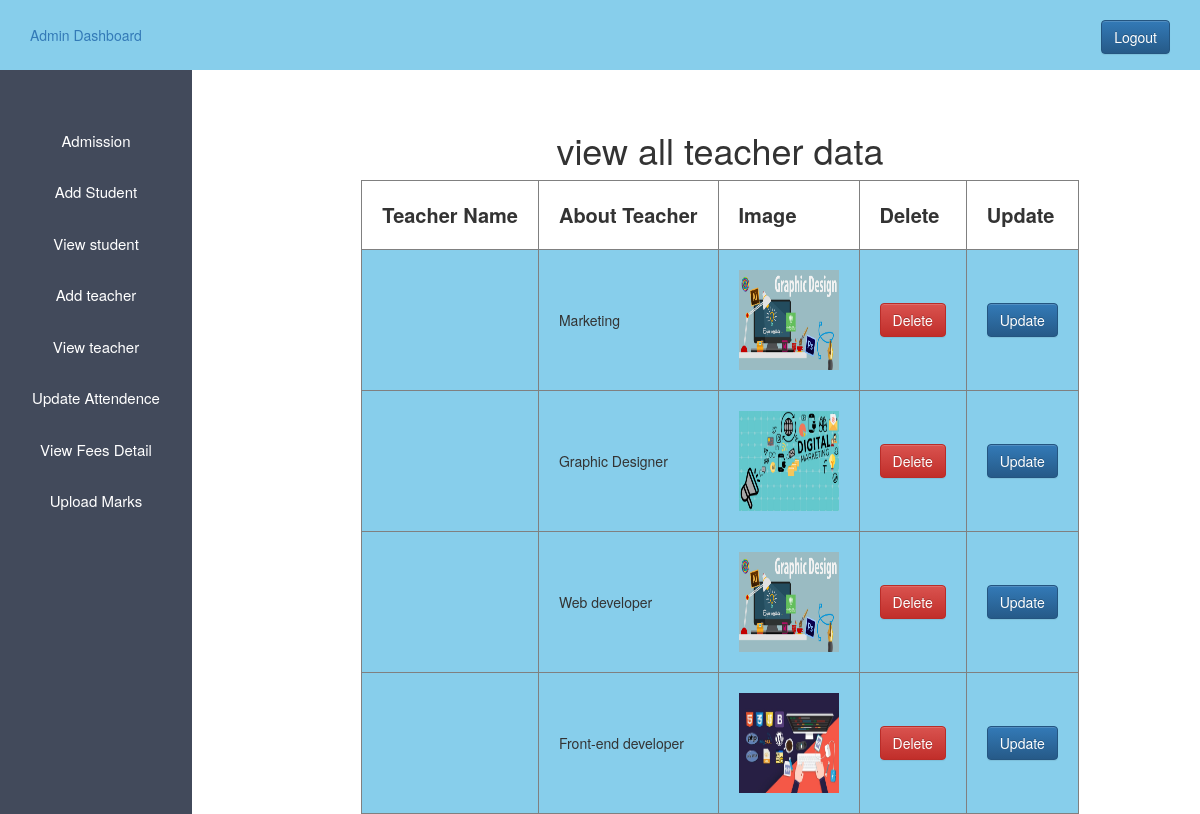
Page /admin_view_teacher.php (signed in) on the committed database.
### tables this page shows
CREATE TABLE `teacher` (
  `id` int(20) NOT NULL,
  `name` varchar(38) DEFAULT NULL,
  `description` varchar(38) DEFAULT NULL,
  `image` varchar(38) DEFAULT NULL
);

### admin_view_teacher.php (the view, shortened to what this page needs)
<?php
$host="localhost";
$user="root";
$password="";
$db="collageproject";
$data=mysqli_connect($host,$user,$password,$db);
$sql="SELECT * FROM teacher ";
$result=mysqli_query($data,$sql);
 ?>
 <!DOCTYPE html>
<html>
<head>
	    <link rel="stylesheet" type="text/css" href="admin.css">
<link rel="stylesheet" href="https://cdn.jsdelivr.net/npm/bootstrap@3.3.7/dist/css/bootstrap.min.css">
<link rel="stylesheet" href="https://cdn.jsdelivr.net/npm/bootstrap@3.3.7/dist/css/bootstrap-theme.min.css">
  <?php
  include 'admin_css.php';
  ?>
</head>
<body>
	<?php
	include 'admin_sidebar.php';
	?>
  <div class="content">
  	<center>
  	<h1> view all teacher data</h1>
  	<table border="1px">
  		<tr>
  			<th class="table_th">Teacher Name </th>
  			<th class="table_th">About Teacher </th>
  			<th class="table_th">Image</th>
  			<th class="table_th">Delete</th>
  			<th class="table_th">Update</th>
  		</tr>
  		<?php
  		while($info=$result->fetch_assoc()){
  		?>
  		<tr>
  			<td class="table_td"><?php echo "{$info['Name']}"?></td>
  			<td class="table_td"><?php echo "{$info['description']}"?></td>
  			<td class="table_td"><img height="100px" width="100px" src="<?php echo "{$info['image']}"?>"></td>
  			<td class="table_td">
  				<?php
  				echo "
  				<a  onClick=\"javascript:return confirm('Are you sure to Delete This');\"class='btn btn-danger' href='admin_view_teacher.php?teacher_id={$info['id']}'>Delete</a>";
  				?>
  			</td>
  			<td class="table_td">
  				<?php
  				echo "
  				<a href='admin_update_teacher.php?teacher_id={$info['id']}' class='btn btn-primary'>Update</a>";
  				?>
  			</td>
  		</tr>
  		<?php
  	}
  	?>
  	</table>
  </center>
  </div>
</body>
</html>

### admin_css.php (shortened to what this page needs)
<link rel="stylesheet" type="text/css" href="admin.css">
<link rel="stylesheet" href="https://maxcdn.bootstrapcdn.com/bootstrap/3.3.7/css/bootstrap.min.css">
<link rel="stylesheet" href="https://maxcdn.bootstrapcdn.com/bootstrap/3.3.7/css/bootstrap-theme.min.css">

### admin_sidebar.php (shortened to what this page needs)
 <!DOCTYPE html>
<html>
<head>
	    <link rel="stylesheet" type="text/css" href="admin.css">
<link rel="stylesheet" href="https://cdn.jsdelivr.net/npm/bootstrap@3.3.7/dist/css/bootstrap.min.css">
<link rel="stylesheet" href="https://cdn.jsdelivr.net/npm/bootstrap@3.3.7/dist/css/bootstrap-theme.min.css">
  <?php
  include 'admin_css.php';
  ?>
</head>
<body>
  <header class="header">
  	<a href="">Admin Dashboard </a>
   <div class="logout">
   	<a href="logout.php" class="btn btn-primary" >Logout</a>
   </div>
  </header>
<aside>
	<ul>
		<li>
			<a href="admission.php">Admission</a>
		</li>
        <li>
			<a href="add_student.php">Add Student</a>
		</li>
		<li>
			<a href="view_student.php">View student</a>
		</li>
		<li>
			<a href="admin_add_teacher.php">Add teacher</a>
		</li>
		<li>
			<a href="admin_view_teacher.php">View teacher</a>
		</li>
		<li>
			<a href="update_attendence.php">Update Attendence</a>
		</li>
		<li>
			<a href="view_fee_detail.php">View Fees Detail</a>
		</li>
	<li>
			<a href="update_marks.php">Upload Marks</a>
		</li>
	</ul>
</aside>
</body>
</html>

### admin.css (style rules this page uses)
* { margin: 0px; padding: 0px; }
.header { background-color: skyblue; line-height: 70px; padding-left: 30px; }
a,a:hover { text-decoration: none; }
.logout { float: right; padding-right: 30px; }
ul { background-color: #424a5b; width:16%; height:100%; position:fixed; padding-top: 5%; text-align: center; }
ul li { list-style: none; padding-bottom: 30px; font-size: 15px; }
ul li a { color: white; font-width: bold; }
.content { margin-left: 20%; margin-top: 5%; }

### admin_view_teacher.php (style rules this page uses)
.table_th { padding: 20px; font-size: 20px; }
.table_td { padding: 20px; background-color: skyblue; }

### rows in the picture
teacher: description "Marketing", image (picture)
teacher: description "Graphic Designer", image (picture)
teacher: description "Web developer", image (picture)
teacher: description "Front-end developer", image (picture)
